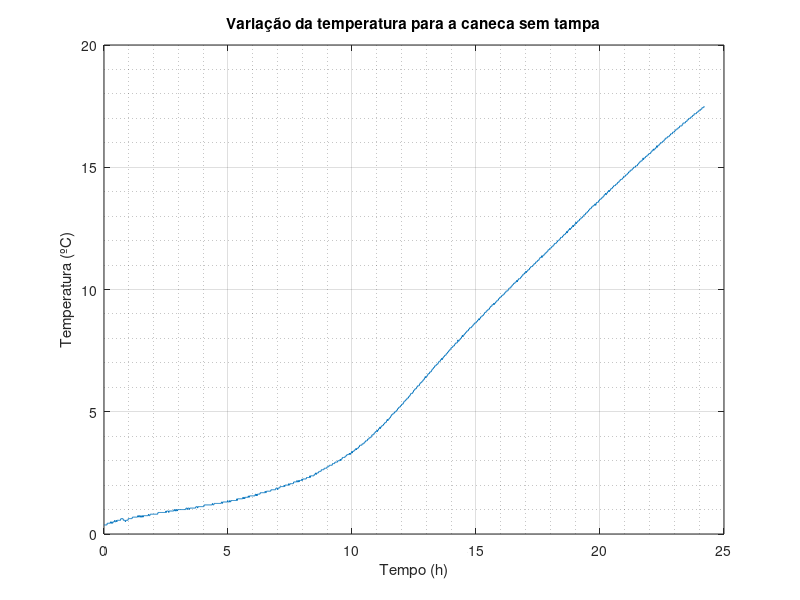

MATLAB code to generate this figure:
data = csvread('primeiraCanecaSemTampa.csv');  % Ler o arquivo CSV
x = data(70:end, 1);               % Primeira coluna do arquivo CSV
y = data(70:end, 2);               % Segunda coluna do arquivo CSV
x = (x - 70) * 1452 / 1455;        % foram 1452 minutos e 1455 ciclos efetivos
x = x/60;                          % Passando o tempo para horas
%os primeiros 70 elementos foram excluídos para que ocorrece o equilíbrio térmico
%o experimento durou 25 h 22 min (deve-se descontar os minutos iniciais desprezados)
%total de 1452 minutos efetivos
%já no arduino forma 1525 - 70 = 1455 ciclos
plot(x, y, '-');             % Plotar o gráfico
xlabel('Tempo (h)');
xlim([0,25]);
ylabel('Temperatura (ºC)');
ylim([0,20]);
title('Variação da temperatura para a caneca sem tampa');
%na primeira caneca a medida começou às 17h com temperatura ambiente de 26°C
% término às 18:22 com total de 1525 medições
%a temperatura ambiente no final da medida era de 24°C
grid on;
grid minor;
% delay de 59320 ms
